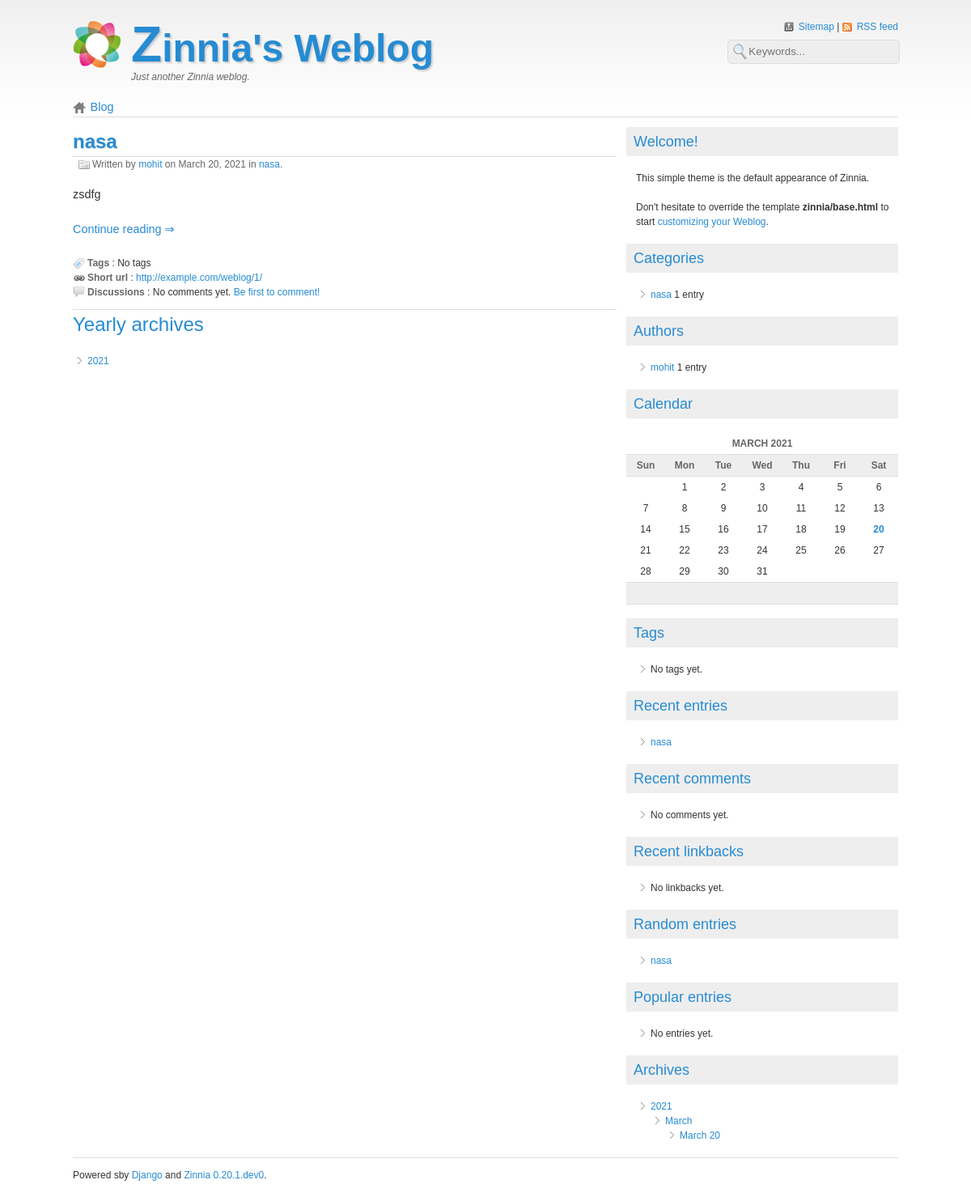
The page /weblog/ on the database its author committed.
### zinnia/models/entry.py (models this page shows)
class Entry(load_model_class(ENTRY_BASE_MODEL)):
    """
    The final Entry model based on inheritence.
    """

### zinnia/models/category.py (models this page shows, shortened)
class Category(MPTTModel):
    title = models.CharField(
        _('title'), max_length=255)
    slug = models.SlugField(
        _('slug'), unique=True, max_length=255,
        help_text=_("Used to build the category's URL."))
    description = models.TextField(
        _('description'), blank=True)
    parent = TreeForeignKey(
        'self',
        related_name='children',
        null=True, blank=True,
        on_delete=models.SET_NULL,
        verbose_name=_('parent category'))
    objects = TreeManager()
    published = EntryRelatedPublishedManager()
    @property
    def tree_path(self):
        if self.parent_id:
            return '/'.join(
                [ancestor.slug for ancestor in self.get_ancestors()] +
                [self.slug])
        return self.slug
    def get_absolute_url(self):
        return reverse('zinnia:category_detail', args=(self.tree_path,))
    def __str__(self):
        return self.title
    class Meta:
        ordering = ['title']
        verbose_name = _('category')
        verbose_name_plural = _('categories')
    class MPTTMeta:
        order_insertion_by = ['title']

### zinnia/views/archives.py (the view)
class EntryIndex(EntryArchiveMixin,
                 EntryQuerysetArchiveTodayTemplateResponseMixin,
                 BaseArchiveIndexView):
    context_object_name = 'entry_list'

### zinnia/breadcrumbs.py (called while the page is built, shortened)
def handle_page_crumb(func):
    @wraps(func)
    def wrapper(path, model, page, root_name):
        path = PAGE_REGEXP.sub('', path)
        breadcrumbs = func(path, model, root_name)
        if page:
            if page.number > 1:
                breadcrumbs[-1].url = path
                page_crumb = Crumb(_('Page %s') % page.number)
                breadcrumbs.append(page_crumb)
        return breadcrumbs
    return wrapper

@handle_page_crumb
def retrieve_breadcrumbs(path, model_instance, root_name=''):
    breadcrumbs = []
    zinnia_root_path = reverse('zinnia:entry_archive_index')
    if root_name:
        breadcrumbs.append(Crumb(root_name, zinnia_root_path))
    if model_instance is not None:
        key = model_instance.__class__.__name__
        if key in MODEL_BREADCRUMBS:
            breadcrumbs.extend(MODEL_BREADCRUMBS[key](model_instance))
            return breadcrumbs
    date_match = ARCHIVE_WEEK_REGEXP.match(path)
    date_match = ARCHIVE_REGEXP.match(path)
    url_components = [comp for comp in
                      path.replace(zinnia_root_path, '', 1).split('/')
                      if comp]
    if len(url_components):
        breadcrumbs.append(Crumb(_(url_components[-1].capitalize())))
    return breadcrumbs

### zinnia/calendar.py (called while the page is built)
    def formatday(self, day, weekday):
        if day and day in self.day_entries:
            day_date = date(self.current_year, self.current_month, day)
            archive_day_url = reverse('zinnia:entry_archive_day',
                                      args=[day_date.strftime('%Y'),
                                            day_date.strftime('%m'),
                                            day_date.strftime('%d')])
            return '<td class="%s entry"><a href="%s" '\
                   'class="archives">%d</a></td>' % (
                       self.cssclasses[weekday], archive_day_url, day)
        return super(Calendar, self).formatday(day, weekday)

    def formatweekday(self, day):
        return '<th class="%s">%s</th>' % (self.cssclasses[day],
                                           WEEKDAYS_ABBR[day].title())

    def formatweekheader(self):
        return '<thead>%s</thead>' % super(Calendar, self).formatweekheader()

    def formatmonthname(self, theyear, themonth, withyear=True):
        monthname = '%s %s' % (MONTHS[themonth].title(), theyear)
        return '<caption>%s</caption>' % monthname

### zinnia/context_processors.py (called while the page is built)
def version(request):
    return {'ZINNIA_VERSION': __version__}

### zinnia/templates/zinnia/entry_archive.html (shortened to what this page needs)
{% extends "zinnia/entry_list.html" %}
{% load i18n %}
{% load zinnia %}
{% block body-class %}{{ block.super }} archive index {% now "\y\e\a\r-Y \m\o\n\t\h-m \w\e\ek-W \d\a\y-d" %}{% endblock body-class %}
{% block content-related %}
{% if date_list %}
<h2>{% trans "Yearly archives" %}</h2>
<ul>
  {% for date in date_list %}
  <li>
    <a href="{% url 'zinnia:entry_archive_year' date|date:"Y" %}" rel="archives">{{ date|date:"Y" }}</a>
  </li>
  {% endfor %}
</ul>
{% endif %}
{% endblock content-related %}

### zinnia/templates/zinnia/_entry_detail_base.html (shortened to what this page needs)
{% load static %}
{% load i18n %}
{% load zinnia %}
<article id="entry-{{ object.pk }}" class="hentry{% if object.featured %} featured{% endif %}" itemscope itemtype="http://schema.org/Article">
  {% block entry-header %}
  <header class="entry-header">
    {% block entry-title %}
    <h2 class="entry-title" itemprop="name">
      <a href="{{ object.get_absolute_url }}" title="{{ object.title }}" rel="bookmark" itemprop="url">
        {{ object.title|widont }}
      </a>
    </h2>
    {% endblock entry-title %}
    {% block entry-info %}
    <p class="entry-info">
      {% block entry-authors %}
      {% with authors=object.authors.all %}
      {% if authors|length %}
      {% trans "Written by" %}
      {% for author in authors %}
      <span class="vcard author" itemprop="author" itemscope itemtype="http://schema.org/Person">
        <a href="{{ author.get_absolute_url }}" class="fn url{% if not author.get_full_name %} nickname{% endif %}" rel="author"
           title="{% blocktrans %}Show all {{ author }}'s entries{% endblocktrans %}" itemprop="url">{{ author }}</a></span>{% if not forloop.last %}, {% endif %}
      {% endfor %}
      {% trans "on" context "on date" %}
      {% else %}
      {% trans "Written on" context "on date" %}
      {% endif %}
      {% endwith %}
      {% endblock entry-authors %}
      {% block entry-published %}
      <time class="published" datetime="{{ object.publication_date|date:"c" }}" itemprop="datePublished">{{ object.publication_date|date:"DATE_FORMAT" }}</time>
      {% endblock entry-published %}
      {% block entry-categories %}
      {% with categories=object.categories.all %}
      {% if categories|length %}
      {% trans "in" context "in categories" %}
      {% for category in categories %}
      <a href="{{ category.get_absolute_url }}"
         title="{% blocktrans %}Show all entries in {{ category }}{% endblocktrans %}"
         rel="tag category" itemprop="articleSection">{{ category }}</a>{% if not forloop.last %}, {% endif %}{% endfor %}{% endif %}.
      {% endwith %}
      {% endblock entry-categories %}
    </p>
    {% endblock entry-info %}
  </header>
  {% endblock entry-header %}
  {% block entry-body %}
  <div class="entry-body">
    {% block entry-content %}
    <div class="entry-content" itemprop="articleBody">
      {{ object_content|safe }}
    </div>
    {% endblock entry-content %}
    {% block continue-reading %}
    {% if continue_reading and object_content.has_more %}
    <p class="continue-reading">
      <a href="{{ object.get_absolute_url }}"
         title="{% blocktrans with object=object.title percent=object_content.remaining_percent|floatformat:0 %}{{ percent }}% of {{ object }} still remains to read.{% endblocktrans %}"
         rel="bookmark" itemprop="url">
        {% trans "Continue reading" %}
      </a>
    </p>
    {% endif %}
    {% endblock continue-reading %}
  </div>
  {% endblock entry-body %}
  {% block entry-footer %}
  <footer class="entry-footer">
    {% block entry-tags %}
    <p class="entry-tags">
      <strong>{% trans "Tags" %}</strong> :
      {% for tag in object.tags_list %}
      <a href="{% url 'zinnia:tag_detail' tag %}"
         title="{% blocktrans %}Show all entries tagged by {{ tag }}{% endblocktrans %}"
         rel="tag" itemprop="articleSection">{{ tag }}</a>
      {% empty %}
      <span>{% trans "No tags" %}</span>
      {% endfor %}
    </p>
    {% endblock entry-tags %}
    {% block entry-shorturl %}
    <p class="entry-shorturl">
      <strong>{% trans "Short url" %}</strong> :
      <a href="{{ object.short_url }}"
         title="{% blocktrans with object=object.title %}Short URL to {{ object }}{% endblocktrans %}"
         rel="shortlink">
        {{ object.short_url }}
      </a>
    </p>
    {% endblock entry-shorturl %}
    {% block entry-discussions %}
    <p class="entry-discussions">
      <strong>{% trans "Discussions" %}</strong> :
      {% block entry-comments %}
      {% with comment_count=object.comment_count %}
      {% if comment_count %}
      <a href="{{ object.get_absolute_url }}#comments"
         title="{% blocktrans with object=object.title %}Comments on {{ object }}{% endblocktrans %}">
        {% blocktrans count comment_count=comment_count %}{{ comment_count }} comment{% plural %}{{ comment_count }} comments{% endblocktrans %}
      </a>
      {% else %}
      {% if object.comments_are_open %}
      {% trans "No comments yet." %}
      <a href="{{ object.get_absolute_url }}#comment-form"
         title="{% blocktrans with object=object.title %}Leave a comment on {{ object }}{% endblocktrans %}">
        {% trans "Be first to comment!" %}
      </a>
      {% else %}
      {% trans "Comments are closed." %}
      {% endif %}
      {% endif %}
      {% endwith %}
      {% endblock entry-comments %}
    </p>
    {% endblock entry-discussions %}
  </footer>
  {% endblock entry-footer %}
</article>

### zinnia/templates/zinnia/tags/categories.html (shortened to what this page needs)
{% load i18n %}
<ul class="{% if not categories %}no-{% endif %}categories">
  {% for category in categories %}
  <li{% if category.slug == context_category.slug %} class="current"{% endif %}>
    <a href="{{ category.get_absolute_url }}"
       title="{% blocktrans %}Show all entries in {{ category }}{% endblocktrans %}">{{ category }}</a>
  </li>
  {% empty %}
  <li>
    {% trans "No categories yet." %}
  </li>
  {% endfor %}
</ul>

### zinnia/templates/zinnia/tags/authors.html (shortened to what this page needs)
{% load i18n %}
<ul class="{% if not authors %}no-{% endif %}authors">
  {% for author in authors %}
  <li class="vcard{% if author.get_username == context_author.get_username %} current{% endif %}">
    <a href="{{ author.get_absolute_url }}"
       title="{% blocktrans %}Show all {{ author }}'s entries{% endblocktrans %}"
       class="fn url{% if not author.get_full_name %} nickname{% endif %}">{{ author }}</a>
  </li>
  {% empty %}
  <li>
    {% trans "No authors yet." %}
  </li>
  {% endfor %}
</ul>

### zinnia/templates/zinnia/tags/entries_recent.html
{% load i18n %}
<ul class="{% if not entries %}no-{% endif %}entries-recent">
  {% for entry in entries %}
  <li>
    <a href="{{ entry.get_absolute_url }}" title="{{ entry.title }}" rel="bookmark">{{ entry.title }}</a>
  </li>
  {% empty %}
  <li>
    {% trans "No entries yet." %}
  </li>
  {% endfor %}
</ul>

### zinnia/templates/zinnia/tags/entries_random.html
{% load i18n %}
<ul class="{% if not entries %}no-{% endif %}entries-random">
  {% for entry in entries %}
  <li>
    <a href="{{ entry.get_absolute_url }}" title="{{ entry.title }}" rel="bookmark">{{ entry.title }}</a>
  </li>
  {% empty %}
  <li>
    {% trans "No entries yet." %}
  </li>
  {% endfor %}
</ul>

### zinnia/static/zinnia/theme/css/screen.css (style rules this page uses)
html, body, div, span, applet, object, iframe, h1, h2, h3, h4, h5, h6, p, blockquote, pre, a, abbr, acronym, address, big, cite, code, del, dfn, em, img, ins, kbd, q, s, samp, small, strike, strong, sub, sup, tt, var, b, u, i, center, dl, dt, dd, ol, ul, li, fieldset, form, label, legend, table, caption, tbody, tfoot, thead, tr, th, td, article, aside, canvas, details, embed, figure, figcaption, footer, header, hgroup, menu, nav, output, ruby, section, summary, time, mark, audio, video { margin: 0; padding: 0; border: 0; font-size: 100%; font: inherit; vertical-align: baseline; }
article, aside, details, figcaption, figure, footer, header, hgroup, menu, nav, section { display: block; }
body { line-height: 1; }
ol, ul { list-style: none; }
table { border-collapse: collapse; border-spacing: 0; }
.zinnia { line-height: 1.5; font-family: Arial, Helvetica, sans-serif; font-size: 75%; color-profile: sRGB; rendering-intent: auto; }
.zinnia h1, .zinnia h2, .zinnia h3, .zinnia h4, .zinnia h5, .zinnia h6 { font-weight: normal; }
.zinnia h2 { font-size: 2em; margin-bottom: 0.75em; }
.zinnia p { margin: 0 0 1.5em; }
.zinnia a { text-decoration: none; }
.zinnia strong, .zinnia dfn { font-weight: bold; }
.zinnia ul, .zinnia ol { margin: 0 1.5em 1.5em 0; padding-left: 1.5em; }
.zinnia ul { list-style-type: disc; }
.zinnia li { list-style-image: url("../img/bullet.png"); }
.zinnia table { margin-bottom: 1.4em; width: 100%; }
.zinnia th { font-weight: bold; }
.zinnia th, .zinnia td, .zinnia caption { padding: 4px 10px 4px 5px; }
.zinnia tfoot { font-style: italic; }
.zinnia .hentry { margin-bottom: 1em; }
.zinnia h2.entry-title { font-weight: bold; margin-bottom: 0; }
.zinnia .entry-info { padding-left: 2em; background: transparent url("../img/category.png") no-repeat scroll 0.5em; }
.zinnia .entry-content { text-align: justify; }
.zinnia .entry-content p { font-size: 1.2em; }
.zinnia .continue-reading { clear: both; font-size: 1.2em; }
.zinnia .continue-reading a:after { content: "\21d2"; }
.zinnia .entry-footer { clear: both; }
.zinnia .entry-footer p { margin: 0; }
.zinnia .entry-tags strong { padding-left: 1.5em; background: transparent url("../img/tags.png") no-repeat scroll; }
.zinnia .entry-shorturl strong { padding-left: 1.5em; background: transparent url("../img/shorturl.png") no-repeat scroll; }
.zinnia .entry-discussions strong { padding-left: 1.5em; background: transparent url("../img/comments.png") no-repeat scroll; }
.zinnia a[rel=archives] { display: inline-block; }
.zinnia a[rel=archives]:first-letter { text-transform: uppercase; }
.zinnia #sidebar ul, .zinnia #sidebar ol { margin-left: 1em; }
.zinnia [class*='entries-calendar'] { table-layout: fixed; }
.zinnia [class*='entries-calendar'] caption, .zinnia [class*='entries-calendar'] td, .zinnia [class*='entries-calendar'] th { padding: 4px 0; text-align: center; }
.zinnia [class*='entries-calendar'] caption { font-weight: bold; text-transform: uppercase; }
.zinnia [class*='entries-calendar'] tfoot td { font-style: normal; text-transform: capitalize; }
.zinnia [class*='entries-calendar'] .entry { font-weight: bold; }
.zinnia.default { color: #333; background-color: #fff; background: transparent url("../img/background.gif") repeat-x scroll left top; }
.zinnia.default h1, .zinnia.default h2, .zinnia.default h3, .zinnia.default h4, .zinnia.default h5, .zinnia.default h6 { color: #333; }
.zinnia.default a { color: #666; }
.zinnia.default h2.entry-title { border-bottom: 1px solid #ddd; text-shadow: 1px 1px 0 #ddd; }
.zinnia.default .entry-info { color: #666; }
.zinnia.default .entry-content { color: #333; }
.zinnia.default .entry-footer strong { color: #666; }
.zinnia.default legend, .zinnia.default caption { color: #666; }
.zinnia.default [class*='entries-calendar'] th, .zinnia.default [class*='entries-calendar'] tfoot td { color: #666; background: none repeat scroll 0 0 #eee; border-bottom: 1px solid #ddd; border-top: 1px solid #ddd; }
.zinnia.default.entry-list .hfeed > h2 { border-top: 1px solid #ddd; }
.zinnia.blue h1, .zinnia.blue h2, .zinnia.blue h3, .zinnia.blue h4, .zinnia.blue h5, .zinnia.blue h6 { color: #268bd2; }
.zinnia.blue a { color: #268bd2; }

### zinnia/static/zinnia/theme/css/print.css (style rules this page uses)
.zinnia { line-height: 1.5; font-family: Arial, Helvetica, sans-serif; color: black; background: none; font-size: 10pt; }
.zinnia a, .zinnia a:link, .zinnia a:visited, .zinnia a:focus, .zinnia a:active, .zinnia a:hover { text-decoration: none; color: dodgerblue; }

### rows shown on the page
Entry: title|widont "nasa", publication_date "March 20, 2021", lead "zsdfg", short_url "http://example.com/weblog/1/", title "nasa"
Category: title "nasa"

### other values the page prints
{{ crumb.name }} "Blog"
{{ author }} "mohit"
{{ date|date:"Y" }} "2021"
{{ calendar|safe }} "MARCH 2021 Sun Mon Tue Wed Thu Fri Sat 1 2 3 4 5 6 7 8 9 10 11 12 13 14 15 16 17 18 19 20 21 22 23 24 25 26 27 28 29 30 31"
{{ year.grouper }} "2021"
{{ month_date|date:"F" }} "March"
{{ day_date|date:"MONTH_DAY_FORMAT" }} "March 20"
